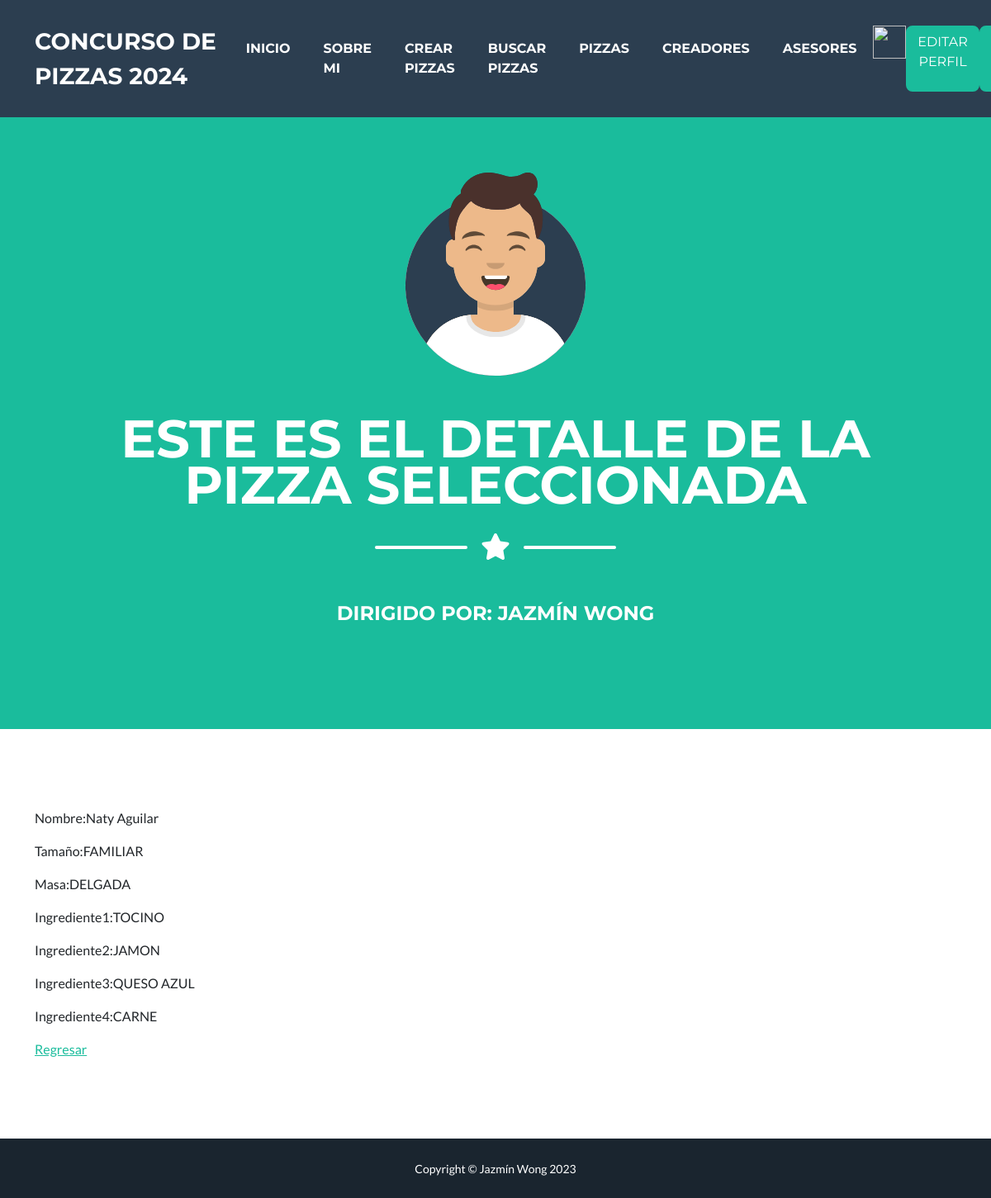
The page /AppPizzas/Pizza/2 (signed in) on the database its author committed.
### AppPizzas/models.py (models this page shows, shortened)
class Pizza(models.Model):
    nombre = models.CharField(max_length=30)
    tamaño = models.CharField(max_length=30)
    masa = models.CharField(max_length=30)
    ingrediente1 = models.CharField(max_length=30)
    ingrediente2 = models.CharField(max_length=30)
    ingrediente3 = models.CharField(max_length=30)
    ingrediente4 = models.CharField(max_length=30)

### AppPizzas/views.py (the view)
# urls.py: path('Pizza/<int:pk>', DetallePizza.as_view(),name='PizzaDetalle'),
class DetallePizza(LoginRequiredMixin,DetailView):
    model = Pizza

### AppPizzas/templates/AppPizzas/pizza_detail.html (shortened to what this page needs)
{% extends "AppPizzas/padre.html" %}
{% load static %}
{% block titulo %}
Este es el detalle de la pizza seleccionada
{% endblock %}
{% block content %}
<!DOCTYPE html>
<html lang="en">
<head>
</head>
<body>
    <p>Nombre:{{pizza.nombre}}</p>
    <p>Tamaño:{{pizza.tamaño}}</p>
    <p>Masa:{{pizza.masa}}</p>
    <p>Ingrediente1:{{pizza.ingrediente1}}</p>
    <p>Ingrediente2:{{pizza.ingrediente2}}</p>
    <p>Ingrediente3:{{pizza.ingrediente3}}</p>
    <p>Ingrediente4:{{pizza.ingrediente4}}</p>
    <a href="{% url 'PizzaLeer' %}"> Regresar </a>
</body>
</html>
{% endblock %}

### rows shown on the page
Pizza: nombre "Naty Aguilar", tamaño "FAMILIAR", masa "DELGADA", ingrediente1 "TOCINO", ingrediente2 "JAMON", ingrediente3 "QUESO AZUL", ingrediente4 "CARNE"
